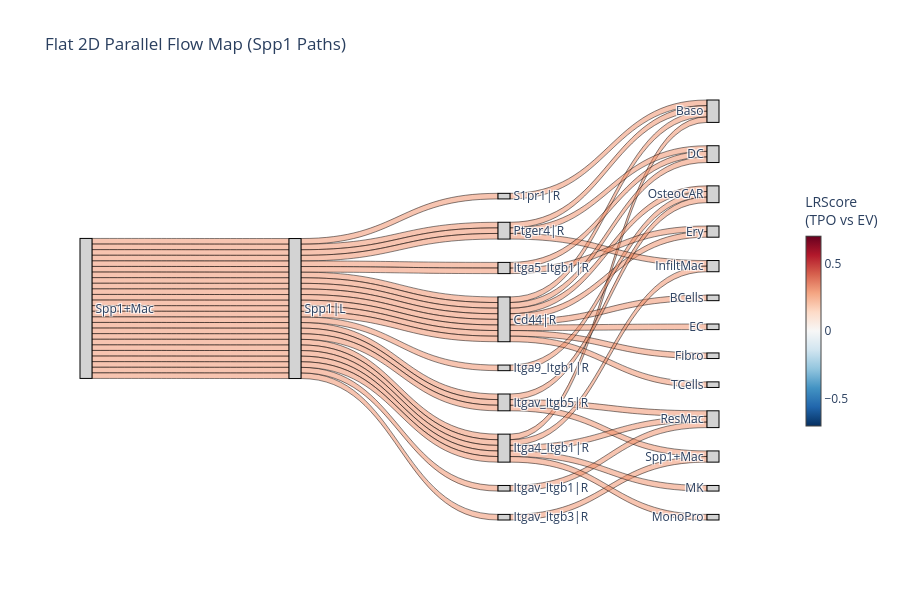

Here is the notebook cell this chart was saved with:
### Markdown cell above
**Example 1:** Spp1 signaling from Spp1+ macrophages:

### Code cell
fig2=nichesphere.sankey_plot.plot_custom_sankey(
    adata=adata_singlets_raw,
    table_key='TPO_x_EV',
    filter_df=colocFilt,
    source_cell='Spp1+Mac',
    ligand_gene='Spp1',
    threshold=25,
    title="Flat 2D Parallel Flow Map (Spp1 Paths)",
    #save_path="spp1Macs_spp1_sankey.pdf"
)
fig2.show()

### Figure 1 — Plotly figure (JSON) as saved in the notebook; plotly's stock layout.template omitted (floating-point values rounded to 4 significant figures)
{"data": [{"arrangement": "snap", "link": {"color": ["rgba(239, 138, 98, 0.5)", "rgba(239, 138, 98, 0.5)", "rgba(239, 138, 98, 0.5)", "rgba(239, 138, 98, 0.5)", "rgba(239, 138, 98, 0.5)", "rgba(239, 138, 98, 0.5)", "rgba(239, 138, 98, 0.5)", "rgba(239, 138, 98, 0.5)", "rgba(239, 138, 98, 0.5)", "rgba(239, 138, 98, 0.5)", "rgba(239, 138, 98, 0.5)", "rgba(239, 138, 98, 0.5)", "rgba(239, 138, 98, 0.5)", "rgba(239, 138, 98, 0.5)", "rgba(239, 138, 98, 0.5)", "rgba(239, 138, 98, 0.5)", "rgba(239, 138, 98, 0.5)", "rgba(239, 138, 98, 0.5)", "rgba(239, 138, 98, 0.5)", "rgba(239, 138, 98, 0.5)", "rgba(239, 138, 98, 0.5)", "rgba(239, 138, 98, 0.5)", "rgba(239, 138, 98, 0.5)", "rgba(239, 138, 98, 0.5)", "rgba(239, 138, 98, 0.5)", "rgba(239, 138, 98, 0.5)", "rgba(239, 138, 98, 0.5)", "rgba(239, 138, 98, 0.5)", "rgba(239, 138, 98, 0.5)", "rgba(239, 138, 98, 0.5)", "rgba(239, 138, 98, 0.5)", "rgba(239, 138, 98, 0.5)", "rgba(239, 138, 98, 0.5)", "rgba(239, 138, 98, 0.5)", "rgba(239, 138, 98, 0.5)", "rgba(239, 138, 98, 0.5)", "rgba(239, 138, 98, 0.5)", "rgba(239, 138, 98, 0.5)", "rgba(239, 138, 98, 0.5)", "rgba(239, 138, 98, 0.5)", "rgba(239, 138, 98, 0.5)", "rgba(239, 138, 98, 0.5)", "rgba(239, 138, 98, 0.5)", "rgba(239, 138, 98, 0.5)", "rgba(239, 138, 98, 0.5)", "rgba(239, 138, 98, 0.5)", "rgba(239, 138, 98, 0.5)", "rgba(239, 138, 98, 0.5)", "rgba(239, 138, 98, 0.5)", "rgba(239, 138, 98, 0.5)", "rgba(239, 138, 98, 0.5)", "rgba(239, 138, 98, 0.5)", "rgba(239, 138, 98, 0.5)", "rgba(239, 138, 98, 0.5)", "rgba(239, 138, 98, 0.5)", "rgba(239, 138, 98, 0.5)", "rgba(239, 138, 98, 0.5)", "rgba(239, 138, 98, 0.5)", "rgba(239, 138, 98, 0.5)", "rgba(239, 138, 98, 0.5)", "rgba(239, 138, 98, 0.5)", "rgba(239, 138, 98, 0.5)", "rgba(239, 138, 98, 0.5)", "rgba(239, 138, 98, 0.5)", "rgba(239, 138, 98, 0.5)", "rgba(239, 138, 98, 0.5)", "rgba(239, 138, 98, 0.5)", "rgba(239, 138, 98, 0.5)", "rgba(239, 138, 98, 0.5)", "rgba(239, 138, 98, 0.5)", "rgba(239, 138, 98, 0.5)", "rgba(239, 138, 98, 0.5)", "rgba(239, 138, 98, 0.5)", "rgba(239, 138, 98, 0.5)", "rgba(239, 138, 98, 0.5)"], "customdata": [0.7023, 0.6801, 0.6088, 0.6029, 0.587, 0.5863, 0.5812, 0.5666, 0.5657, 0.5581, 0.5326, 0.5315, 0.5315, 0.5218, 0.5187, 0.5069, 0.5017, 0.4901, 0.4812, 0.4078, 0.4038, 0.3727, 0.3125, 0.3072, 0.3059, 0.7023, 0.6801, 0.6088, 0.6029, 0.587, 0.5863, 0.5812, 0.5666, 0.5657, 0.5581, 0.5326, 0.5315, 0.5315, 0.5218, 0.5187, 0.5069, 0.5017, 0.4901, 0.4812, 0.4078, 0.4038, 0.3727, 0.3125, 0.3072, 0.3059, 0.7023, 0.6801, 0.6088, 0.6029, 0.587, 0.5863, 0.5812, 0.5666, 0.5657, 0.5581, 0.5326, 0.5315, 0.5315, 0.5218, 0.5187, 0.5069, 0.5017, 0.4901, 0.4812, 0.4078, 0.4038, 0.3727, 0.3125, 0.3072, 0.3059], "hovertemplate": "Flow Value (LRScore): %{customdata:.3f}<extra></extra>", "line": {"color": "rgba(0, 0, 0, 0.6)", "width": 0.8}, "source": [20, 20, 20, 20, 20, 20, 20, 20, 20, 20, 20, 20, 20, 20, 20, 20, 20, 20, 20, 20, 20, 20, 20, 20, 20, 22, 22, 22, 22, 22, 22, 22, 22, 22, 22, 22, 22, 22, 22, 22, 22, 22, 22, 22, 22, 22, 22, 22, 22, 22, 8, 2, 2, 13, 2, 19, 2, 10, 2, 2, 12, 13, 11, 17, 2, 17, 17, 9, 9, 13, 8, 8, 8, 2, 8], "target": [22, 22, 22, 22, 22, 22, 22, 22, 22, 22, 22, 22, 22, 22, 22, 22, 22, 22, 22, 22, 22, 22, 22, 22, 22, 8, 2, 2, 13, 2, 19, 2, 10, 2, 2, 12, 13, 11, 17, 2, 17, 17, 9, 9, 13, 8, 8, 8, 2, 8, 1, 0, 16, 21, 6, 1, 5, 16, 4, 23, 21, 18, 18, 1, 1, 3, 7, 5, 3, 16, 18, 7, 14, 3, 15], "value": [1.0, 1.0, 1.0, 1.0, 1.0, 1.0, 1.0, 1.0, 1.0, 1.0, 1.0, 1.0, 1.0, 1.0, 1.0, 1.0, 1.0, 1.0, 1.0, 1.0, 1.0, 1.0, 1.0, 1.0, 1.0, 1.0, 1.0, 1.0, 1.0, 1.0, 1.0, 1.0, 1.0, 1.0, 1.0, 1.0, 1.0, 1.0, 1.0, 1.0, 1.0, 1.0, 1.0, 1.0, 1.0, 1.0, 1.0, 1.0, 1.0, 1.0, 1.0, 1.0, 1.0, 1.0, 1.0, 1.0, 1.0, 1.0, 1.0, 1.0, 1.0, 1.0, 1.0, 1.0, 1.0, 1.0, 1.0, 1.0, 1.0, 1.0, 1.0, 1.0, 1.0, 1.0, 1.0]}, "node": {"color": "lightgray", "label": ["BCells", "Baso", "Cd44|R", "DC", "EC", "Ery", "Fibro", "InfiltMac", "Itga4_Itgb1|R", "Itga5_Itgb1|R", "Itga9_Itgb1|R", "Itgav_Itgb1|R", "Itgav_Itgb3|R", "Itgav_Itgb5|R", "MK", "MonoPro", "OsteoCAR", "Ptger4|R", "ResMac", "S1pr1|R", "Spp1+Mac", "Spp1+Mac", "Spp1|L", "TCells"], "line": {"color": "black", "width": 1}, "pad": 35, "thickness": 12}, "type": "sankey"}, {"hoverinfo": "none", "marker": {"cmax": 0.7023, "cmin": -0.7023, "colorbar": {"len": 0.6, "thickness": 15, "title": {"side": "top", "text": "LRScore<br>(TPO vs EV)"}, "x": 1.12}, "colorscale": [[0, "rgb(5,48,97)"], [0.1, "rgb(33,102,172)"], [0.2, "rgb(67,147,195)"], [0.3, "rgb(146,197,222)"], [0.4, "rgb(209,229,240)"], [0.5, "rgb(247,247,247)"], [0.6, "rgb(253,219,199)"], [0.7, "rgb(244,165,130)"], [0.8, "rgb(214,96,77)"], [0.9, "rgb(178,24,43)"], [1, "rgb(103,0,31)"]], "showscale": true}, "mode": "markers", "showlegend": false, "type": "scatter", "x": [null], "y": [null]}], "layout": {"font": {"size": 12}, "height": 600, "margin": {"r": 160}, "paper_bgcolor": "white", "plot_bgcolor": "white", "title": {"text": "Flat 2D Parallel Flow Map (Spp1 Paths)"}, "width": 900, "xaxis": {"showgrid": false, "showticklabels": false, "zeroline": false}, "yaxis": {"showgrid": false, "showticklabels": false, "zeroline": false}}}
